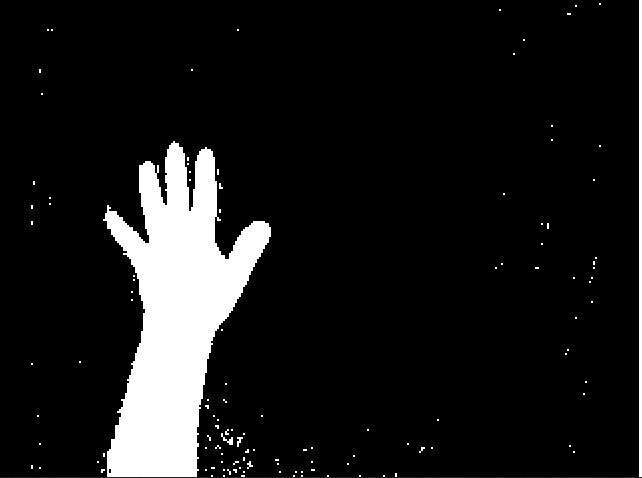
#> input picture noisyimage.png, 642 x 478 px
$ python 7filteringdilationerosion.py
#> lines starting #> are read from the running program, lines starting #| are printed output that depends on the picture
# In this module, we will take a look at a few useful filtering functions often used to pre-process or
# adjust an image prior to doing more complex operations. These operations help reduce noise or unwanted
# variances of an image or threshold. The goal is to make the image easier to work with. The three filters
# are the
# =Gaussian Blur,
# =Erosion, and
# =Dilation filters. The Gaussian Blur filter smooths an image by averaging
# pixel values with its neighbors. It's called a Gaussian Blur because the average has a Gaussian falloff
#effect.

# In other words, pixels that are closer to the target pixel have a higher impact with the average than pixels
# that are far away. This is how the smoothing works.
# It is often used as a decent way to smooth out noise in an image as a precursor to other processing.

#As you can see, the Dilation effect works to turn black pixels, or background pixels, into white pixels,
#while an erosion filter looks to turn white pixels into black pixels, essentially eating away at the foreground.
#The small structuring element that was moved across the image is called the kernel and defines where and how to
#mark a pixel changed by that filter.


import cv2
import numpy as np

img = cv2.imread('noisyimage.png', 1)
#> img is the input picture: shape (478, 642, 3); min 0, max 255, mean 25.2
#img_for_blur = cv2.imread('butterfly.jpg', 1)

# The structuring element should be of odd type

blur = cv2.GaussianBlur(img, (5, 55), 10)
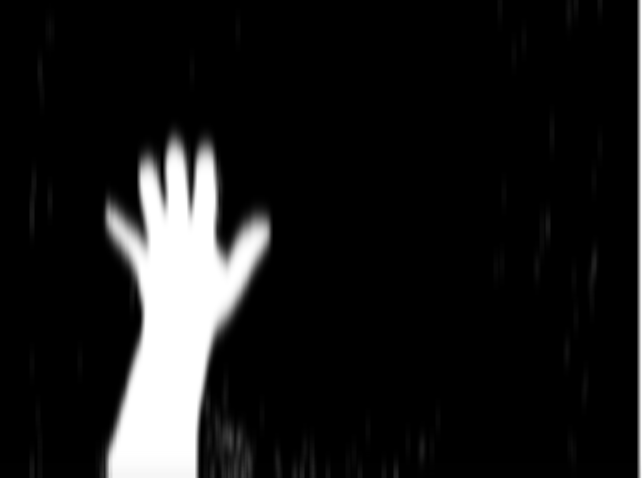
#> blur: shape (478, 642, 3); min 0, max 255, mean 25.2

cv2.imshow('Blur Butterfly', blur)

# Lets define our kernel item for the dilation and erosion element

kernel = np.ones((5,5), 'uint8')

dilate = cv2.dilate(img, kernel, iterations = 1)
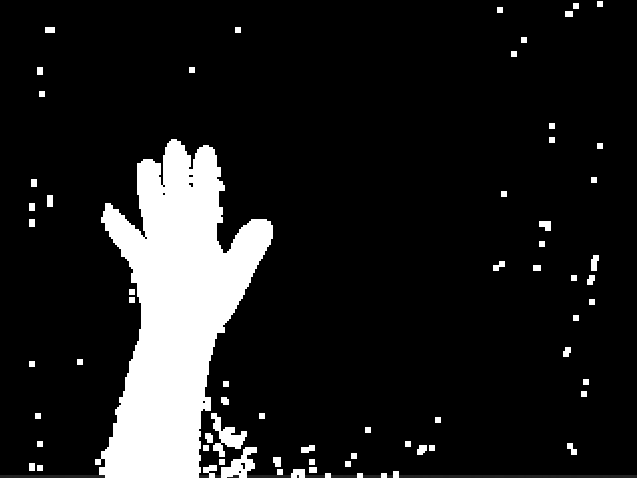
#> dilate: shape (478, 642, 3); min 0, max 255, mean 32
erode = cv2.erode(img, kernel, iterations = 1)
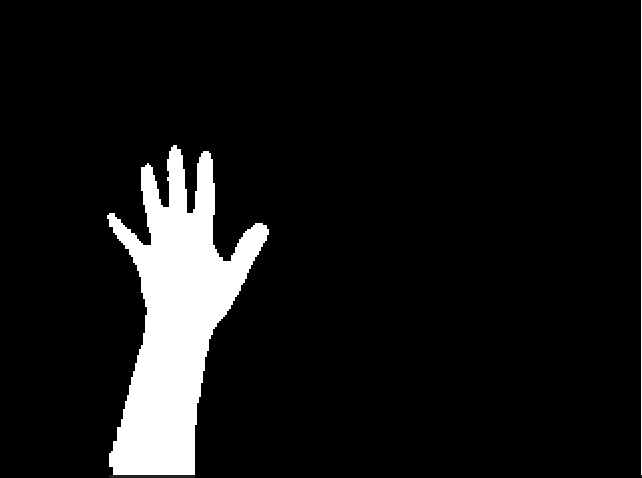
#> erode: shape (478, 642, 3); min 0, max 255, mean 21.2

cv2.imshow("Dilation effect", dilate)
cv2.imshow("Erosion effect", erode)

#cv2.imshow("Original", img)

cv2.waitKey(0)

$ run again, with detect_blob.png copied over noisyimage.png
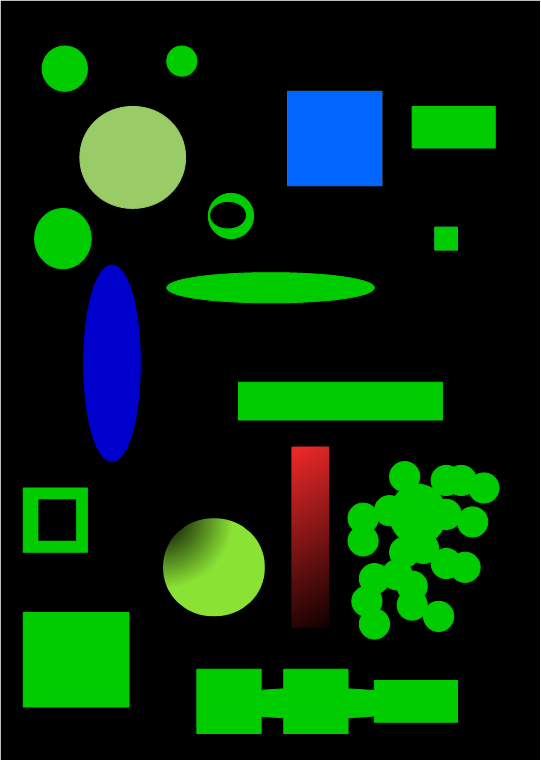
#> input picture detect_blob.png, 541 x 760 px
#> img is the input picture: shape (760, 541, 3); mean B, G, R 14.5, 44, 8.8
#> `blur = cv2.GaussianBlur(img, (5, 55), 10)`:
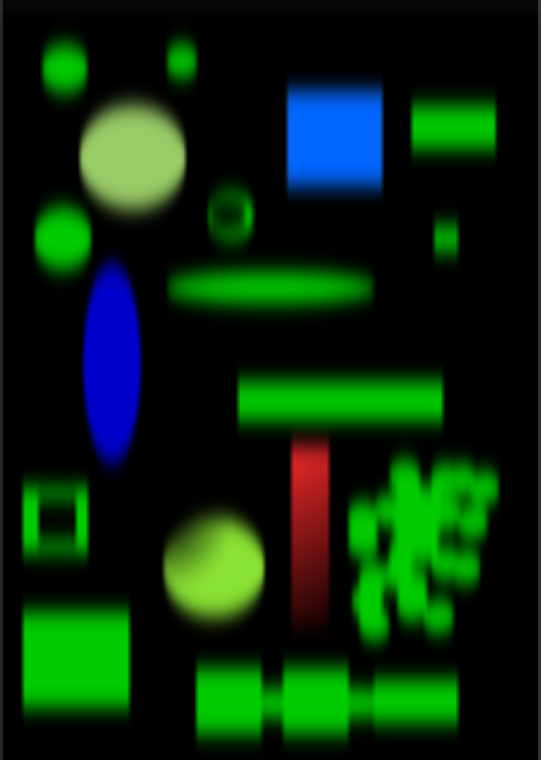
#> blur: shape (760, 541, 3); mean B, G, R 14, 43.5, 8.4
#> `erode = cv2.erode(img, kernel, iterations = 1)`:
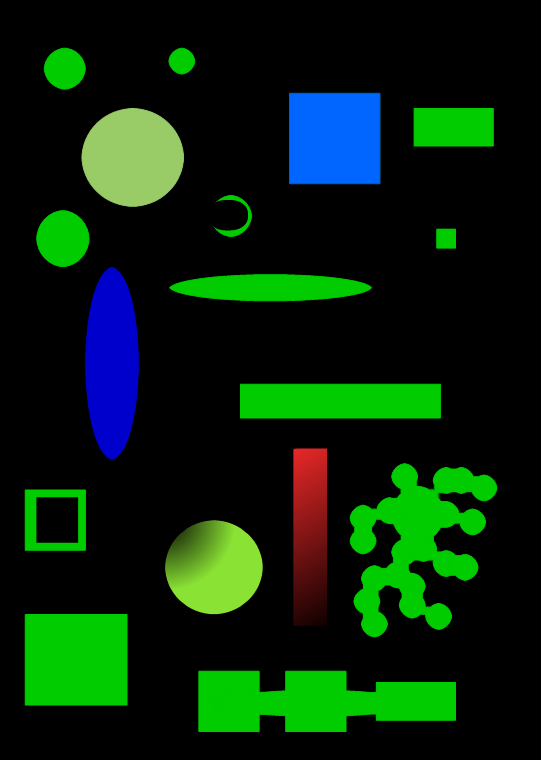
#> erode: shape (760, 541, 3); mean B, G, R 12.1, 36.7, 6.8
